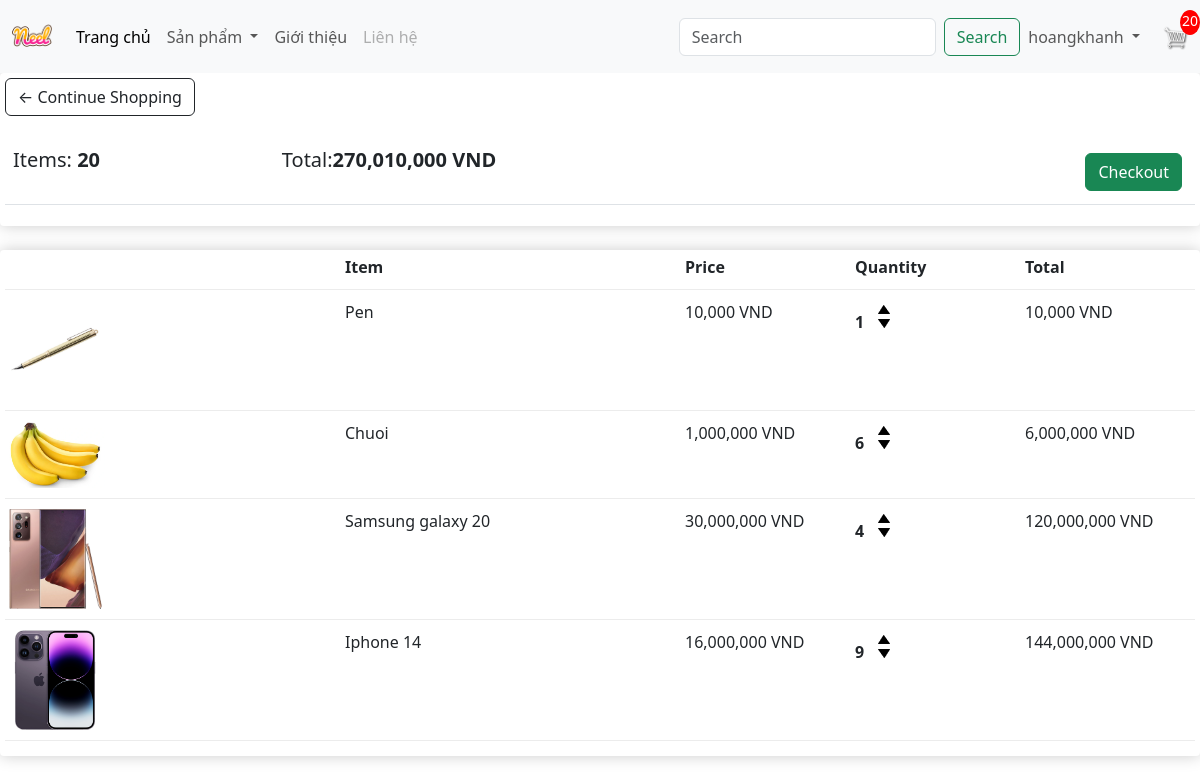
The app's page /cart/ (signed in) with its own data.
### app/models.py (models this page shows, shortened)
class Order(models.Model):
    customer = models.ForeignKey(User,on_delete=models.SET_NULL,blank=True,null=True)
    date_order=models.DateTimeField(auto_now_add=True)
    complate = models.BooleanField(default=False,null=True,blank=False)
    transaction_id = models.CharField(max_length=200,null=True)
    @property
    def get_cart_items(self):
        orderitems = self.orderitem_set.all()
        total =sum([item.quantity for item in orderitems])
        return total
    @property
    def get_cart_total(self):
        orderitems = self.orderitem_set.all()
        total =sum([item.get_total for item in orderitems])
        return total

class OrderItem(models.Model):
    product = models.ForeignKey(Product,on_delete=models.SET_NULL,blank=True,null=True)
    order = models.ForeignKey(Order,on_delete=models.SET_NULL,blank=True,null=True)
    quantity = models.IntegerField(default=0,null=True,blank=True)
    date_added = models.DateTimeField(auto_now_add=True)
    @property
    def get_total(self):
        total = self.product.price * self.quantity
        return total

class Product(models.Model):
    category = models.ForeignKey(Category, on_delete=models.SET_NULL,blank=True,null=True)
    name = models.CharField(max_length=200,null=True)
    price = models.IntegerField()
    digital = models.BooleanField(default=False,null=True,blank=False)
    image = models.ImageField(null=True,blank=True)
    def __str__(self):
        return self.name
    def Images(self):
        try:
            url=self.image.url
        except:
            url=''
        return url

### app/views.py (the view)
# urls.py: path('cart/',views.cart,name='cart'),
def cart(request):
    if request.user.is_authenticated:
        customer = request.user
        order,created = Order.objects.get_or_create(customer=customer,complate=False)
        items = order.orderitem_set.all()
    else:
        order=[]
        items=[]
    context ={'items': items,'order': order}
    return render(request,'app/cart.html',context)

### app/template/app/cart.html
{% extends 'app/base.html' %}
{% load static %}
{% load humanize %}
{% block cart_content %}
<div class="row">
	<div class="col-lg-12">
		<div class="box-element">
			<a  class="btn btn-outline-dark" href="{% url 'home' %}">&#x2190; Continue Shopping</a>
			<br>
			<br>
			<table class="table">
				<tr>
					<th><h5>Items: <strong>{{order.get_cart_items}}</strong></h5></th>
					<th><h5>Total:<strong>{{order.get_cart_total|floatformat:0|intcomma}} VND</strong></h5></th>
					<th>
						<a  style="float:right; margin:5px;" class="btn btn-success" href="{% url 'checkout' %}">Checkout</a>
					</th>
				</tr>
			</table>
		</div>
		<br>
		<div class="box-element">
			<div class="cart-row">
				<div style="flex:2"></div>
				<div style="flex:2"><strong>Item</strong></div>
				<div style="flex:1"><strong>Price</strong></div>
				<div style="flex:1"><strong>Quantity</strong></div>
				<div style="flex:1"><strong>Total</strong></div>
			</div>
			{% for items in items %}
			<div class="cart-row">
				<div style="flex:2"><img class="row-image" src="{{items.product.Images}}"></div>
				<div style="flex:2"><p>{{items.product}}</p></div>
				<div style="flex:1"><p>{{items.product.price|floatformat:0|intcomma }} VND</p></div>
				<div style="flex:1">
					<p class="quantity">{{items.quantity}}</p>
					<div class="quantity">
						<img data-product={{items.product.id}} data-action = "add" class="chg-quantity update-cart" src="{% static  'app/images/arrow-up.png' %}">
						<img data-product={{items.product.id}} data-action = "remove" class="chg-quantity update-cart" src="{% static  'app/images/arrow-down.png' %}">
					</div>
				</div>
				<div style="flex:1"><p>{{items.get_total|floatformat:0|intcomma}} VND</p></div>
			</div>
			{% endfor %}
		</div>
	</div>
</div>
{% endblock cart_content %}

### app/template/app/base.html (shortened to what this page needs)
{% load static %}
<!DOCTYPE html>
<html>
  <head>
    <link rel="stylesheet" href="{% static 'app/css/all.min.css' %}">
    <link rel="stylesheet" href="{% static 'app/css/view.css' %}">
    <link rel="stylesheet" href="{% static 'app/css/owl.carousel.min.css' %}">
    <link rel="stylesheet" href="{% static 'app/css/style.css' %}">
    <link rel="stylesheet" href="{% static 'app/css/main.css' %}">
    <link href="https://cdn.jsdelivr.net/npm/bootstrap@5.3.0-alpha3/dist/css/bootstrap.min.css" rel="stylesheet">
    <link rel="stylesheet" href="">
  </head>
  <body>
    <nav class="navbar navbar-expand-lg bg-body-tertiary">
      <div class="container-fluid">
        <a class="navbar-brand" href="{% url 'home' %}">
          <img src="{% static 'app/images/Neel.png' %}" width=40 hight=40>
        </a>
        <div class="collapse navbar-collapse" id="navbarSupportedContent">
          <ul class="navbar-nav me-auto mb-2 mb-lg-0">
            <li class="nav-item">
              <a class="nav-link active" aria-current="page" href="{% url 'home' %}">Trang chủ</a>
            </li>
            <li class="nav-item dropdown">
              <a class="nav-link dropdown-toggle" href="#" role="button" data-bs-toggle="dropdown" aria-expanded="false">
                Sản phẩm
              </a>
            </li>
            <li class="nav-item">
              <a class="nav-link" href="#">Giới thiệu</a>
            </li>
            <li class="nav-item">
              <a class="nav-link disabled">Liên hệ</a>
            </li>
          </ul>
          <form class="d-flex" role="search" method="post" action="{% url 'search' %}">
            <input class="form-control me-2" type="search" placeholder="Search" aria-label="Search" name="searched">
            <button class="btn btn-outline-success" type="submit">Search</button>
          </form>
        </div>
        <ul class="navbar-nav me-auto mb-2 mb-lg-0">
          <li class="nav-item dropdown">
            <a class="nav-link dropdown-toggle" href="#" role="button" data-bs-toggle="dropdown" aria-expanded="false">
              {{request.user}}
            </a>
          </li>
        </ul>
        <div class="form-inline my-2 my-lg-0">
          <a href="{% url 'cart' %}">
            <img id="cart-icon" style="position: relative;" src="{% static 'app/images/cart.png' %}" alt="">
            <p style="position: absolute;right: 0;top: 10px;" id="cart-total">{{order.get_cart_items}}</p>
          </a>
        </div>
      </div>
    </nav>
    {% block cart_content %}{% endblock cart_content %}
  </body>
</html>

### app/static/app/css/view.css (style rules this page uses)
body { font-family: 'open sans'; overflow-x: hidden; }

### app/static/app/css/main.css (style rules this page uses)
body { background-color: hsl(0, 0%, 98%); }
h1,h2,h3,h4,h5,h6 { color:hsl(0, 0%, 30%); }
.box-element { box-shadow:hsl(0, 0%, 80%) 0 0 16px; background-color: #fff; border-radius: 4px; padding: 5px; }
#cart-icon { width:25px; display: inline-block; margin-left: 15px; }
#cart-total { display: block; text-align: center; color:#fff; background-color: red; width: 20px; height: 25px; border-radius: 50%; font-size: 14px; }
.col-lg-3, .col-lg-4, .col-lg-6, .col-lg-8, .col-lg-12 { margin-top: 10px; }
.btn { border-radius: 0; }
.row-image { width: 100px; }
.cart-row { display: flex; align-items: flex-stretch; padding-bottom: 10px; margin-bottom: 10px; border-bottom: 1px solid #ececec; }
.quantity { display: inline-block; font-weight: 700; padding-right:10px; }
.chg-quantity { width: 12px; cursor: pointer; display: block; margin-top: 5px; transition:.1s; }

### records on screen
Order: get_cart_items "20", get_cart_total "270,010,000"
OrderItem: product.Images (picture), product "Pen", product.price "10,000", quantity "1", get_total "10,000"
OrderItem: product.Images (picture), product "Chuoi", product.price "1,000,000", quantity "6", get_total "6,000,000"
OrderItem: product.Images (picture), product "Samsung galaxy 20", product.price "30,000,000", quantity "4", get_total "120,000,000"
OrderItem: product.Images (picture), product "Iphone 14", product.price "16,000,000", quantity "9", get_total "144,000,000"

### other values on screen
{{ request.user }} "hoangkhanh"
